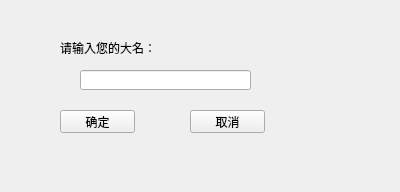
<?xml version="1.0" encoding="UTF-8"?>
<ui version="4.0">
 <class>CNameDlg</class>
 <widget class="QWidget" name="CNameDlg">
  <property name="geometry">
   <rect>
    <x>0</x>
    <y>0</y>
    <width>400</width>
    <height>192</height>
   </rect>
  </property>
  <property name="minimumSize">
   <size>
    <width>400</width>
    <height>192</height>
   </size>
  </property>
  <property name="maximumSize">
   <size>
    <width>400</width>
    <height>192</height>
   </size>
  </property>
  <property name="windowTitle">
   <string>Form</string>
  </property>
  <widget class="QLabel" name="label">
   <property name="geometry">
    <rect>
     <x>60</x>
     <y>40</y>
     <width>91</width>
     <height>16</height>
    </rect>
   </property>
   <property name="text">
    <string>请输入您的大名：</string>
   </property>
  </widget>
  <widget class="QLineEdit" name="lineEdit">
   <property name="geometry">
    <rect>
     <x>80</x>
     <y>70</y>
     <width>171</width>
     <height>20</height>
    </rect>
   </property>
  </widget>
  <widget class="QPushButton" name="pushButton">
   <property name="geometry">
    <rect>
     <x>60</x>
     <y>110</y>
     <width>75</width>
     <height>23</height>
    </rect>
   </property>
   <property name="text">
    <string>确定</string>
   </property>
  </widget>
  <widget class="QPushButton" name="pushButton_2">
   <property name="geometry">
    <rect>
     <x>190</x>
     <y>110</y>
     <width>75</width>
     <height>23</height>
    </rect>
   </property>
   <property name="text">
    <string>取消</string>
   </property>
  </widget>
 </widget>
 <resources/>
 <connections/>
</ui>
